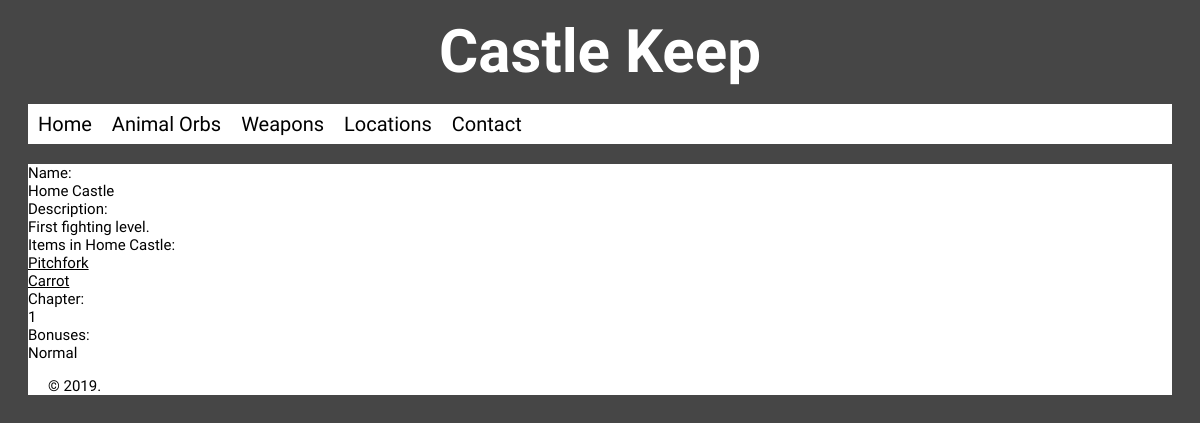
Screenshot of /location/1 with the database file from the repository.
### app/models.py (models this page shows)
class Location(db.Model):
    __tablename__ = 'Location'
    id = db.Column(db.Integer, primary_key=True, nullable=False)
    name = db.Column(db.String(100), nullable=False)
    description = db.Column(db.String(2000))
    chapter = db.Column(db.Integer, nullable=False)
    localeType = db.Column(db.String(10))
    orbs = db.relationship('Orb')
    weaponLoc = db.relationship('Weapon', backref = 'locale')

class Weapon(db.Model):
    __tablename__ = 'Weapon'
    id = db.Column(db.Integer, primary_key=True, nullable=False)
    name = db.Column(db.String(100), nullable=False)
    locationid = db.Column(db.Integer, db.ForeignKey('Location.id'), nullable=False)
    reqItem = db.Column(db.String(2000))
    reqLevel = db.Column(db.Integer, nullable=False)
    mode = db.Column(db.String(10), nullable=False)
    strength = db.Column(db.Integer)
    magic = db.Column(db.Integer)
    defense = db.Column(db.Integer)
    agility = db.Column(db.Integer)
    iceSpecial = db.Column(db.Integer)
    critSpecial = db.Column(db.Integer)
    fireSpecial = db.Column(db.Integer)
    elecSpecial = db.Column(db.Integer)
    poiSpecial = db.Column(db.Integer)
    cost = db.Column(db.Integer)

### app/routes.py (the view)
@app.route('/location/<id>')
def location_details(id):
    location = Location.query.filter_by(id = id).first()
    return render_template('location_details.html', page_title="Location Details", location=location)

### app/templates/location_details.html
{% extends 'layout.html' %}
{% block content %}
<section>
  <p>
    Name: <br> {{location.name}}
    <br>
    Description: <br> {{location.description}}
    <br>
    Items in {{location.name}}:
    <br>
    {% for weapon in location.weaponLoc %}
      <a href = "/weapon/{{weapon.id}}">{{weapon.name}}</a>
      <br>
    {% endfor %}
    Chapter: <br> {{location.chapter}}
    <br>
    Bonuses: <br> {{location.localeType}}
  </p>
{% endblock %}

### app/static/stylesheets/style.css (style rules this page uses)
html { background-color: #464646; color: #000000; }
p { font-family: 'Basic', sans-serif; font-size: 15px; text-align: justify; }
section, nav { background-color: #FFFFFF; margin: 0 20px 20px 20px; }
a:link { color: #000000; }
a { margin: 0; }

### rows the page displays
Location: name "Home Castle", description "First fighting level.", chapter "1", localeType "Normal"
Weapon: name "Pitchfork"
Weapon: name "Carrot"
